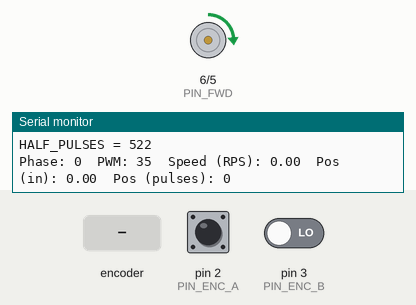
Simulated run of this sketch. Board: Arduino Uno, built with avr-gcc and run on an emulated ATmega328P. On the bench: motor-driver pin pairs drawn as motors (green arrow = first pin HIGH = forward, orange = second pin HIGH = backward, longer = more drive), the last lines printed to the serial monitor. Inputs (shaded band) come from the test bench; at power-on: pin 2 (PIN_ENC_A) HIGH, pin 3 (PIN_ENC_B) LOW.

Above: at 0.15 s.
At 1.2 s:
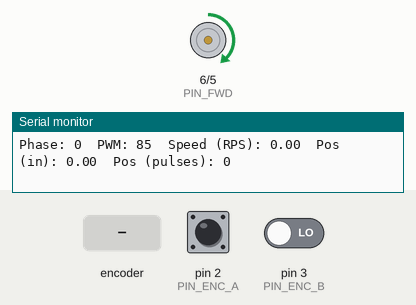
1.3 s: rotary encoder on pin 2 (PIN_ENC_A) / pin 3 (PIN_ENC_B) turned 2 steps (second pin leading)
At 5.3 s:
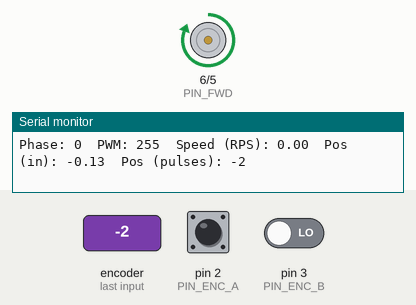
Timing chart, 0 to 6.8 s (numbered marks = the images above; inputs shaded):
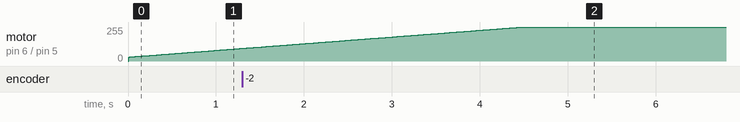

The sketch:

Motor_control_cart.ino
```cpp
/*
 * DC Motor Control for a cart. Allows you to vary distance, acceleration, minimum pwm, and utilizes a soft-approach window.
 * Designed for an Arduino UNO and L298N with a DC brushed motor, where 240 pulses to the encoder yields 1 revolution
 */

// ============================================================
//  BANG-BANG MOTOR CONTROL  –  Arduino Uno + L298N (Soft Approach)
// ============================================================


// ─────────────────────────────────────────────────────────────
//  ★  USER-CONFIGURABLE VARIABLES  ★
// ─────────────────────────────────────────────────────────────
const float ACCELERATION   = 0.51;    // PWM units added per 10 ms tick (accel phase only)
const float END_DISTANCE   = 69.0;  // One-way travel distance in inches
const unsigned long PHASE_DELAY_MS = 500; // Pause time at the turn-around point (in milliseconds) //end adjustment
// ─────────────────────────────────────────────────────────────


// ── Minimum PWM before the motor begins to spin ──────────────
const int MIN_PWM = 30;


// ── Pin assignments ───────────────────────────────────────────
const int PIN_ENC_A = 2;   // Encoder channel A – interrupt-capable
const int PIN_ENC_B = 3;   // Encoder channel B – direction sense
const int PIN_FWD   = 6;   // analogWrite here → wheels move forward
const int PIN_REV   = 5;   // analogWrite here → wheels move reverse


// ── Derived constants (auto-calculated; do not edit) ──────────
const float PULSES_PER_INCH = 240.0f / 15.865f;
const long  END_PULSES      = (long)(END_DISTANCE * PULSES_PER_INCH + 0.5f);
const long  HALF_PULSES     = END_PULSES / 2;

// ── Soft-Approach Window Configuration ────────────────────────
const long APPROACH_WINDOW_PULSES = 70;
// ──────────────────────────────────────────────────────────────


// ── Control and reporting intervals ──────────────────────────
const unsigned int CONTROL_MS = 10;   // Bang-bang update rate (ms)
const unsigned int REPORT_MS  = 100;  // Serial print interval  (ms)


// ── Direction labels ──────────────────────────────────────────
#define FORWARD  1
#define REVERSE -1


// ── Runtime state ─────────────────────────────────────────────
volatile long increm = 0;    // Encoder pulse count

// Motion phases:
//    0 = forward, accelerating
//    1 = forward, decelerating (soft approach)
//    2 = turn-around pause window (non-blocking delay)
//    3 = reverse, accelerating
//    4 = reverse, decelerating (soft approach)
//    5 = complete
int   phase       = 0;
float current_pwm = 0.0f;   // Logical PWM (0 … 255 – MIN_PWM)
float peak_pwm    = 0.0f;   // Captured peak PWM

unsigned long lastControlMs  = 0;
unsigned long lastReportMs   = 0;
unsigned long delayStartTime = 0; // Tracks when the intermission pause started
long          lastCounts     = 0;
double        currentSpeed   = 0.0;


// =============================================================
void setup() {
  pinMode(PIN_ENC_A, INPUT);
  pinMode(PIN_ENC_B, INPUT);
  attachInterrupt(digitalPinToInterrupt(PIN_ENC_A), onEncoder, RISING);

  Serial.begin(9600);
  Serial.println("Bang-bang motor control ready.");
  Serial.print("END_PULSES  = "); Serial.println(END_PULSES);
  Serial.print("HALF_PULSES = "); Serial.println(HALF_PULSES);

  pinMode(PIN_FWD, OUTPUT);
  pinMode(PIN_REV, OUTPUT);
  driveMotor(0.0f, FORWARD);
}


// =============================================================
void loop() {
  unsigned long now = millis();

  // ── Bang-bang control tick ────────────────────────────────
  if (now - lastControlMs >= CONTROL_MS) {
    lastControlMs = now;
    noInterrupts();
    long pos = increm;
    interrupts();
    bangBang(pos);
  }

  // ── Serial telemetry ──────────────────────────────────────
  if (now - lastReportMs >= REPORT_MS) {
    noInterrupts();
    long counts = increm;
    interrupts();

    double dt     = (now - lastReportMs) / 1000.0;
    long   delta  = counts - lastCounts;
    currentSpeed  = abs((delta / 240.0) / dt);
    int    pwmOut = (current_pwm > 0.0f) ? (int)current_pwm + MIN_PWM : 0;

    Serial.print("Phase: ");           Serial.print(phase);
    Serial.print("  PWM: ");           Serial.print(pwmOut);
    Serial.print("  Speed (RPS): ");   Serial.print(currentSpeed, 2);
    Serial.print("  Pos (in): ");      Serial.print(counts / PULSES_PER_INCH, 2);
    Serial.print("  Pos (pulses): ");  Serial.println(counts);

    lastCounts   = counts;
    lastReportMs = now;
  }
}


// =============================================================
//  Bang-bang state machine
// =============================================================
void bangBang(long pos) {
  switch (phase) {

    // ── Phase 0: Forward, accelerating ───────────────────────
    case 0:
      current_pwm += ACCELERATION;
      if (current_pwm > 255 - MIN_PWM) current_pwm = 255 - MIN_PWM;
      driveMotor(current_pwm, FORWARD);
      if (pos >= HALF_PULSES) {
        peak_pwm = current_pwm;
        phase = 1;
      }
      break;

    // ── Phase 1: Forward, decelerating ───────────────────────
    case 1: {
      long remaining = END_PULSES - pos;
      float progress = (float)remaining / (float)HALF_PULSES;
      if (progress > 1.0f) progress = 1.0f;
      if (progress < 0.0f) progress = 0.0f;

      current_pwm = peak_pwm * progress;

      if (remaining <= APPROACH_WINDOW_PULSES && remaining > 0) {
        float window_factor = (float)remaining / (float)APPROACH_WINDOW_PULSES;
        current_pwm *= sqrt(window_factor);
      }

      driveMotor(current_pwm, FORWARD);

      if (pos >= END_PULSES) {
        current_pwm = 0.0f;
        driveMotor(0.0f, FORWARD);

        // Setup non-blocking turn-around delay
        delayStartTime = millis();
        phase = 2;
      }
      break;
    }

    // ── Phase 2: Intermission Delay (Forward to Reverse) ─────
    case 2:
      // Hold motor hard at 0 until our variable timer expires
      driveMotor(0.0f, FORWARD);
      if (millis() - delayStartTime >= PHASE_DELAY_MS) {
        phase = 3; // Time up! Transition to reverse travel
      }
      break;

    // ── Phase 3: Reverse, accelerating ───────────────────────
    case 3:
      current_pwm += ACCELERATION;
      if (current_pwm > 255 - MIN_PWM) current_pwm = 255 - MIN_PWM;
      driveMotor(current_pwm, REVERSE);
      if (pos <= HALF_PULSES) {
        peak_pwm = current_pwm;
        phase = 4;
      }
      break;

    // ── Phase 4: Reverse, decelerating ───────────────────────
    case 4: {
      long remaining = pos;
      float progress = (float)remaining / (float)HALF_PULSES;
      if (progress > 1.0f) progress = 1.0f;
      if (progress < 0.0f) progress = 0.0f;

      current_pwm = peak_pwm * progress;

      if (remaining <= APPROACH_WINDOW_PULSES && remaining > 0) {
        float window_factor = (float)remaining / (float)APPROACH_WINDOW_PULSES;
        current_pwm *= sqrt(window_factor);
      }

      driveMotor(current_pwm, REVERSE);

      if (pos <= 0) {
        current_pwm = 0.0f;
        driveMotor(0.0f, FORWARD);
        phase = 5;
        Serial.println("== Motion complete ==");
      }
      break;
    }

    // ── Phase 5: Complete ─────────────────────────────────────
    case 5:
      break;
  }
}


// =============================================================
void driveMotor(float pwm_level, int direction) {
  int out = (pwm_level > 0.0f)
            ? constrain((int)pwm_level + MIN_PWM, MIN_PWM, 255)
            : 0;

  if (direction == FORWARD) {
    analogWrite(PIN_REV, 0);
    analogWrite(PIN_FWD, out);
  } else {
    analogWrite(PIN_FWD, 0);
    analogWrite(PIN_REV, out);
  }
}


// =============================================================
void onEncoder() {
  if (digitalRead(PIN_ENC_B) == LOW) increm++;
  else                               increm--;
}
```
